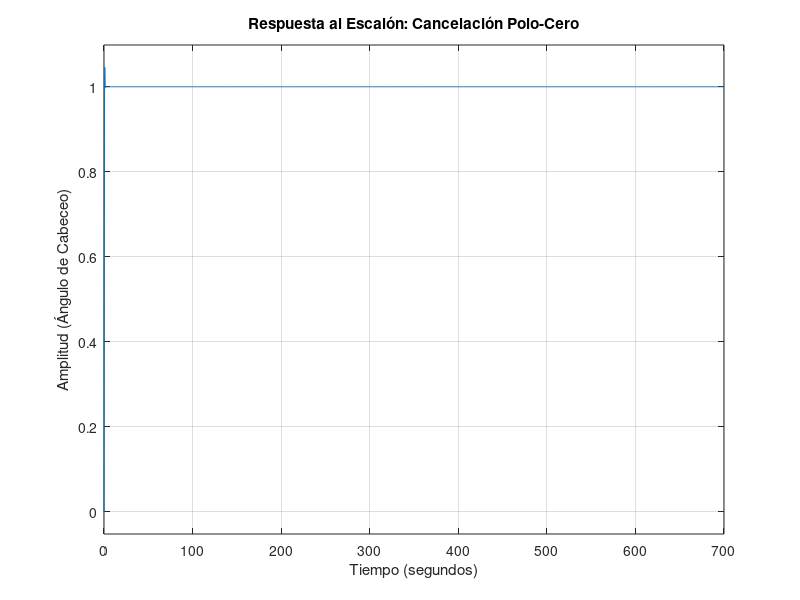

The MATLAB source for this figure: (Note: this script raises an error after producing the figure.)
% Resolucion del ejercicio utilizando Gemini IA
% La resolucion requirio varias iteraciones hasta lograr los requerimiento del ejercicio (overshoot y ts).

% --- Solución: Cancelación Polo-Cero en Lazo Cerrado ---

% 1. Definición del sistema
num = [0 0 6.27 0.015366]; 
den = [1 0.4348 -0.007656 0.10878];
G_s = tf(num, den);
disp('Función de Transferencia del Helicóptero:');
G_s
[A, B, C, D] = tf2ss(num, den);
sys_ss = ss(A, B, C, D);
disp('Matrices del Espacio de Estados:');
A, B, C, D

% 2. Identificación del "Cero Lento" problemático
% Raíz del numerador: 6.27*s + 0.015366 = 0
cero_planta = -0.015366 / 6.27; 

% 3. Selección de Polos
% Colocamos el primer polo EXACTAMENTE sobre el cero para cancelarlo
p1 = cero_planta; 

% Colocamos los otros dos polos para cumplir: ts < 1.5s y Overshoot < 20%
% Usaremos wn = 5 y zeta = 0.7 (asegura un overshoot ~5% y ts ~0.8s)
zeta = 0.7;
wn = 5;
p2 = -zeta*wn + 1i*wn*sqrt(1-zeta^2);
p3 = -zeta*wn - 1i*wn*sqrt(1-zeta^2);

polos_deseados = [p1, p2, p3];

% 4. Cálculo de la matriz K y la ganancia Nbar
K = place(A, B, polos_deseados);
A_cl = A - B*K;

sys_cl_temp = ss(A_cl, B, C, D);
Nbar = 1 / dcgain(sys_cl_temp); % Ahora Nbar será un valor pequeño y razonable

% 5. Sistema Final
sys_final = ss(A_cl, B*Nbar, C, D*Nbar);

% --- Simulación ---
figure;
step(sys_final);
title('Respuesta al Escalón: Cancelación Polo-Cero');
xlabel('Tiempo (segundos)');
ylabel('Amplitud (Ángulo de Cabeceo)');
grid on;

% Verificar que se cumplen estrictamente los 3 requisitos
disp('Características de la respuesta final:');
stepinfo(sys_final)
